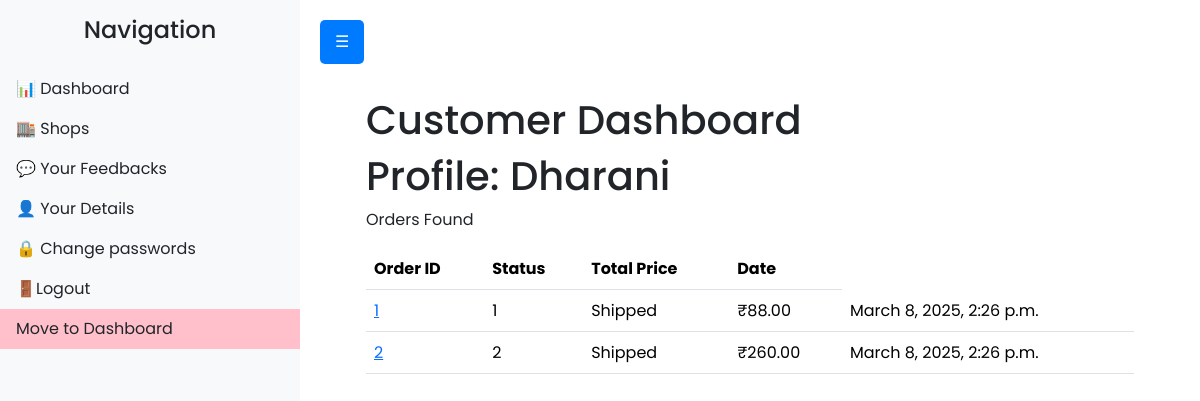
The page /profile/ (signed in) on the database its author committed.
### Grocery_app1/models.py (models this page shows, shortened)
class Order(models.Model):
    shop = models.ForeignKey(ShopRegistrationRequest, on_delete=models.CASCADE, null=True, blank=True)
    user = models.ForeignKey(User, on_delete=models.CASCADE)
    shipping_address = models.CharField(max_length=255)
    contact_no = models.CharField(max_length=15, null=True, blank=True)
    coupon_code = models.CharField(max_length=100, blank=True, null=True)
    total_price = models.DecimalField(max_digits=10, decimal_places=2)
    status = models.CharField(max_length=20, choices=[
        ('Pending', 'Pending'),
        ('Shipped', 'Shipped'),
        ('Delivered', 'Delivered')
    ], default='Pending')
    created_at = models.DateTimeField(auto_now_add=True)

### dashboard/views.py (the view, shortened to what this page needs)
# urls.py: path('profile/', dashboard_views.profile, name='profile'),
@login_required
def profile(request):
    context = {
        'dashboard': None,
        'orders': None,
    }
    if is_admin(request.user):
        dashboard = 'admin'
        orders = Order.objects.filter(user=request.user)  # Admin's orders
        shop=ShopRegistrationRequest.objects.count()
        shops = ShopRegistrationRequest.objects.all()
        context.update({
            'dashboard': dashboard,
            'total_users': User.objects.count(),
            'orders': orders,
            'shop':shop,
            'shops': shops,
            'total_products': Product.objects.count(),
            'total_categories': Category.objects.count(),
            'total_orders': Order.objects.count(),
            'total_feedback': Review.objects.count(),
            'low_stock': Product.objects.filter(stock__lt=10).count(),
            'total_amount': Order.objects.aggregate(total=models.Sum('total_price'))['total'] or 0,
        })
        return render(request, 'dashboards/admin/admin_dashboard.html', context)
    elif is_manager(request.user):
        dashboard = 'manager'
        context.update({
            'dashboard': dashboard,
        })
    else:  # Customer
        dashboard = 'customer'
        orders = Order.objects.filter(user=request.user)
        context.update({
            'dashboard': dashboard,
            'orders': orders,
        })
    return render(request, 'profile.html', context)

### dashboard/views.py (called while the page is built)
def is_manager(user):
    return user.groups.filter(name='Manager').exists()

def is_shop(user):
    return user.groups.filter(name='Shop').exists()

def is_admin(user):
    return user.is_staff

### templates/profile.html
{% extends "index.html" %}
{% block content %}
<div class="container mt-5">
    {% if dashboard == 'customer' %}
        {% include 'dashboards/customer_dashboard.html' %}
    {% elif dashboard == 'admin' %}
        {% include 'dashboards/admin/admin_dashboard.html' %}
        {% include 'dashboards/customer_dashboard.html' %}
    {% elif dashboard == 'manager' %}
        {% include 'dashboards/manager_dashboard.html' %}
    {% elif dashboard == 'shop' %}
        {% include 'dashboards/shop/staff_dashboard.html' %}
    {% else %}
        <p>You do not have a specific dashboard assigned.</p>
    {% endif %}
</div>
{% endblock %}

### templates/dashboards/customer_dashboard.html (shortened to what this page needs)
{%include 'header.html'%}
{% block navbar_customer %}
    {% include 'dashboards/customers_nav.html' %}
{% endblock %}
<div class="main-content" id="content">
    <div class="container mt-5">
        <br>
        <br>
        <h1>Customer Dashboard</h1>
        <h1>Profile: {{ user.username }}</h1>
        {% if orders %}
        <p>Orders Found</p>
        <table class="table">
            <tr>
                <th>Order ID</th>
                <th>Status</th>
                <th>Total Price</th>
                <th>Date</th>
            </tr>
            {% for order in orders %}
            <tr>
                <td>
                    <a href="{% url 'order_detail' order.id %}">{{ order.id }}</a>
                </td>
                <td>{{ order.id }}</td>
                <td>{{ order.status }}</td>
                <td>₹{{ order.total_price }}</td>
                <td>{{ order.created_at }}</td>
            </tr>
            {% endfor %}
        </table>
    {% else %}
        <p>No orders found.</p>
        <p>Debug: {{ orders }}</p>
    {% endif %}
    </div>
</div>

### staticfiles/css/navbar.css (style rules this page uses)
* { margin: 0; padding: 0; font-family: 'Poppins', sans-serif; }
body { overflow-x: hidden; }

### templates/dashboards/customers_nav.html (style rules this page uses)
.main-content { margin-left: 300px; transition: all 0.3s ease; }

### rows shown on the page
Order: id "1", status "Shipped", total_price "88.00", created_at "March 8, 2025, 2:26 p.m."
Order: id "2", status "Shipped", total_price "260.00", created_at "March 8, 2025, 2:26 p.m."

### other values the page prints
{{ user.username }} "Dharani"
